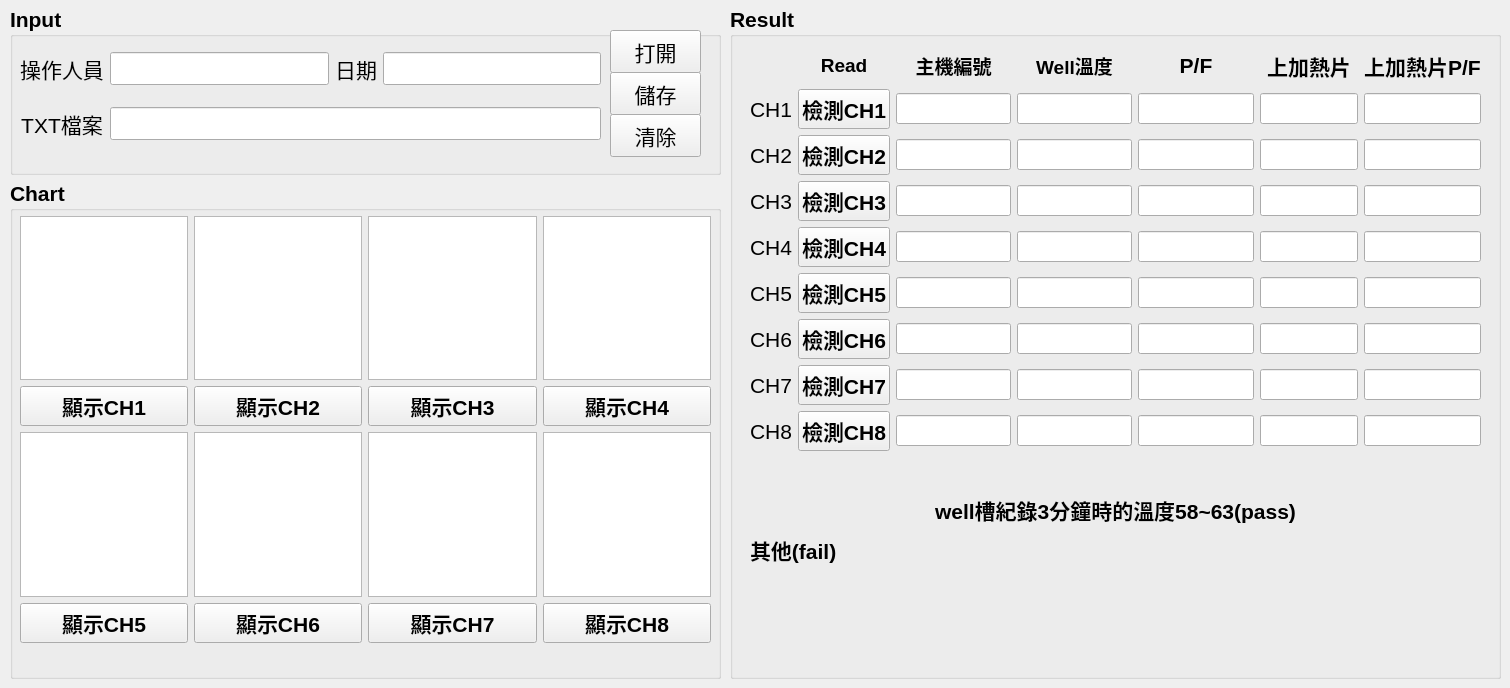
    <widget class="QWidget" name="tab_hardware">
     <attribute name="title">
      <string>EGGI主機</string>
     </attribute>
     <widget class="QGroupBox" name="com_Input_box">
      <property name="geometry">
       <rect>
        <x>10</x>
        <y>6</y>
        <width>711</width>
        <height>169</height>
       </rect>
      </property>
      <property name="font">
       <font>
        <pointsize>16</pointsize>
        <weight>75</weight>
        <italic>false</italic>
        <bold>true</bold>
        <underline>false</underline>
        <strikeout>false</strikeout>
        <kerning>true</kerning>
       </font>
      </property>
      <property name="styleSheet">
       <string notr="true">border-color:black</string>
      </property>
      <property name="title">
       <string>Input</string>
      </property>
      <widget class="QPushButton" name="com_btn_opentxt">
       <property name="geometry">
        <rect>
         <x>600</x>
         <y>24</y>
         <width>91</width>
         <height>43</height>
        </rect>
       </property>
       <property name="font">
        <font>
         <pointsize>16</pointsize>
         <weight>50</weight>
         <italic>false</italic>
         <bold>false</bold>
         <underline>false</underline>
         <strikeout>false</strikeout>
         <kerning>true</kerning>
        </font>
       </property>
       <property name="text">
        <string>打開</string>
       </property>
      </widget>
      <widget class="QPushButton" name="com_btn_save">
       <property name="geometry">
        <rect>
         <x>600</x>
         <y>66</y>
         <width>91</width>
         <height>43</height>
        </rect>
       </property>
       <property name="font">
        <font>
         <pointsize>16</pointsize>
         <weight>50</weight>
         <italic>false</italic>
         <bold>false</bold>
         <underline>false</underline>
         <strikeout>false</strikeout>
         <kerning>true</kerning>
        </font>
       </property>
       <property name="text">
        <string>儲存</string>
       </property>
      </widget>
      <widget class="QPushButton" name="com_btn_clean">
       <property name="geometry">
        <rect>
         <x>600</x>
         <y>108</y>
         <width>91</width>
         <height>43</height>
        </rect>
       </property>
       <property name="font">
        <font>
         <pointsize>16</pointsize>
         <weight>50</weight>
         <italic>false</italic>
         <bold>false</bold>
         <underline>false</underline>
         <strikeout>false</strikeout>
         <kerning>true</kerning>
        </font>
       </property>
       <property name="text">
        <string>清除</string>
       </property>
      </widget>
      <widget class="QWidget" name="layoutWidget_4">
       <property name="geometry">
        <rect>
         <x>10</x>
         <y>30</y>
         <width>581</width>
         <height>121</height>
        </rect>
       </property>
       <layout class="QGridLayout" name="gridLayout_4">
        <item row="0" column="0">
         <widget class="QLabel" name="com_label_name">
          <property name="font">
           <font>
            <pointsize>16</pointsize>
            <weight>50</weight>
            <italic>false</italic>
            <bold>false</bold>
            <underline>false</underline>
            <strikeout>false</strikeout>
            <kerning>false</kerning>
           </font>
          </property>
          <property name="text">
           <string>操作人員</string>
          </property>
          <property name="alignment">
           <set>Qt::AlignCenter</set>
          </property>
         </widget>
        </item>
        <item row="0" column="1">
         <widget class="QLineEdit" name="com_input_name">
          <property name="font">
           <font>
            <pointsize>16</pointsize>
           </font>
          </property>
         </widget>
        </item>
        <item row="0" column="2">
         <widget class="QLabel" name="com_label_datetime">
          <property name="font">
           <font>
            <pointsize>16</pointsize>
            <weight>50</weight>
            <italic>false</italic>
            <bold>false</bold>
            <underline>false</underline>
            <strikeout>false</strikeout>
            <kerning>false</kerning>
           </font>
          </property>
          <property name="text">
           <string>日期</string>
          </property>
          <property name="alignment">
           <set>Qt::AlignCenter</set>
          </property>
         </widget>
        </item>
        <item row="0" column="3">
         <widget class="QLineEdit" name="com_output_datetime">
          <property name="font">
           <font>
            <pointsize>16</pointsize>
           </font>
          </property>
         </widget>
        </item>
        <item row="1" column="0">
         <widget class="QLabel" name="com_label_txt">
          <property name="font">
           <font>
            <pointsize>16</pointsize>
            <weight>50</weight>
            <italic>false</italic>
            <bold>false</bold>
            <underline>false</underline>
            <strikeout>false</strikeout>
            <kerning>false</kerning>
           </font>
          </property>
          <property name="text">
           <string>TXT檔案</string>
          </property>
          <property name="alignment">
           <set>Qt::AlignCenter</set>
          </property>
         </widget>
        </item>
        <item row="1" column="1" colspan="3">
         <widget class="QLineEdit" name="com_input_file">
          <property name="font">
           <font>
            <pointsize>16</pointsize>
           </font>
          </property>
         </widget>
        </item>
       </layout>
      </widget>
     </widget>
     <widget class="QGroupBox" name="com_result">
      <property name="geometry">
       <rect>
        <x>730</x>
        <y>6</y>
        <width>771</width>
        <height>673</height>
       </rect>
      </property>
      <property name="font">
       <font>
        <pointsize>16</pointsize>
        <weight>75</weight>
        <bold>true</bold>
       </font>
      </property>
      <property name="title">
       <string>Result</string>
      </property>
      <widget class="QWidget" name="layoutWidget">
       <property name="geometry">
        <rect>
         <x>20</x>
         <y>42</y>
         <width>731</width>
         <height>403</height>
        </rect>
       </property>
       <layout class="QGridLayout" name="gridLayout_5">
        <item row="4" column="2">
         <widget class="QLineEdit" name="com_ch4_qrcode">
          <property name="font">
           <font>
            <pointsize>14</pointsize>
            <weight>75</weight>
            <bold>true</bold>
           </font>
          </property>
         </widget>
        </item>
        <item row="3" column="0">
         <widget class="QLabel" name="com_ch3">
          <property name="font">
           <font>
            <pointsize>16</pointsize>
            <weight>50</weight>
            <bold>false</bold>
           </font>
          </property>
          <property name="text">
           <string>CH3</string>
          </property>
          <property name="alignment">
           <set>Qt::AlignCenter</set>
          </property>
         </widget>
        </item>
        <item row="3" column="3">
         <widget class="QLineEdit" name="com_ch3_well">
          <property name="font">
           <font>
            <pointsize>14</pointsize>
            <weight>75</weight>
            <bold>true</bold>
           </font>
          </property>
         </widget>
        </item>
        <item row="0" column="1">
         <widget class="QLabel" name="label">
          <property name="font">
           <font>
            <pointsize>14</pointsize>
            <weight>75</weight>
            <bold>true</bold>
           </font>
          </property>
          <property name="text">
           <string>Read</string>
          </property>
          <property name="alignment">
           <set>Qt::AlignCenter</set>
          </property>
         </widget>
        </item>
        <item row="7" column="3">
         <widget class="QLineEdit" name="com_ch7_well">
          <property name="font">
           <font>
            <pointsize>14</pointsize>
            <weight>75</weight>
            <bold>true</bold>
           </font>
          </property>
         </widget>
        </item>
        <item row="2" column="3">
         <widget class="QLineEdit" name="com_ch2_well">
          <property name="font">
           <font>
            <pointsize>14</pointsize>
            <weight>50</weight>
            <bold>false</bold>
           </font>
          </property>
         </widget>
        </item>
        <item row="2" column="1">
         <widget class="QPushButton" name="com_btn_ch2">
          <property name="text">
           <string>檢測CH2</string>
          </property>
         </widget>
        </item>
        <item row="1" column="4">
         <widget class="QLineEdit" name="com_ch1_pf">
          <property name="font">
           <font>
            <pointsize>14</pointsize>
            <weight>50</weight>
            <bold>false</bold>
           </font>
          </property>
         </widget>
        </item>
        <item row="4" column="1">
         <widget class="QPushButton" name="com_btn_ch4">
          <property name="text">
           <string>檢測CH4</string>
          </property>
         </widget>
        </item>
        <item row="7" column="1">
         <widget class="QPushButton" name="com_btn_ch7">
          <property name="text">
           <string>檢測CH7</string>
          </property>
         </widget>
        </item>
        <item row="5" column="1">
         <widget class="QPushButton" name="com_btn_ch5">
          <property name="text">
           <string>檢測CH5</string>
          </property>
         </widget>
        </item>
        <item row="0" column="6">
         <widget class="QLabel" name="label_7">
          <property name="text">
           <string>上加熱片P/F</string>
          </property>
          <property name="alignment">
           <set>Qt::AlignCenter</set>
          </property>
         </widget>
        </item>
        <item row="0" column="4">
         <widget class="QLabel" name="label_3">
          <property name="text">
           <string>P/F</string>
          </property>
          <property name="alignment">
           <set>Qt::AlignCenter</set>
          </property>
         </widget>
        </item>
        <item row="7" column="4">
         <widget class="QLineEdit" name="com_ch7_pf">
          <property name="font">
           <font>
            <pointsize>14</pointsize>
            <weight>75</weight>
            <bold>true</bold>
           </font>
          </property>
         </widget>
        </item>
        <item row="1" column="2">
         <widget class="QLineEdit" name="com_ch1_qrcode">
          <property name="font">
           <font>
            <pointsize>14</pointsize>
            <weight>50</weight>
            <bold>false</bold>
           </font>
          </property>
         </widget>
        </item>
        <item row="8" column="0">
         <widget class="QLabel" name="com_ch8">
          <property name="font">
           <font>
            <pointsize>16</pointsize>
            <weight>50</weight>
            <bold>false</bold>
           </font>
          </property>
          <property name="text">
           <string>CH8</string>
          </property>
          <property name="alignment">
           <set>Qt::AlignCenter</set>
          </property>
         </widget>
        </item>
        <item row="6" column="0">
         <widget class="QLabel" name="com_ch6">
          <property name="font">
           <font>
            <pointsize>16</pointsize>
            <weight>50</weight>
            <bold>false</bold>
           </font>
          </property>
          <property name="text">
           <string>CH6</string>
          </property>
          <property name="alignment">
           <set>Qt::AlignCenter</set>
          </property>
         </widget>
        </item>
        <item row="8" column="4">
         <widget class="QLineEdit" name="com_ch8_pf">
          <property name="font">
           <font>
            <pointsize>14</pointsize>
            <weight>75</weight>
            <bold>true</bold>
           </font>
          </property>
         </widget>
        </item>
        <item row="3" column="2">
         <widget class="QLineEdit" name="com_ch3_qrcode">
          <property name="font">
           <font>
            <pointsize>14</pointsize>
            <weight>75</weight>
            <bold>true</bold>
           </font>
          </property>
         </widget>
        </item>
        <item row="6" column="3">
         <widget class="QLineEdit" name="com_ch6_well">
          <property name="font">
           <font>
            <pointsize>14</pointsize>
            <weight>75</weight>
            <bold>true</bold>
           </font>
          </property>
         </widget>
        </item>
        <item row="0" column="5">
         <widget class="QLabel" name="label_4">
          <property name="text">
           <string>上加熱片</string>
          </property>
          <property name="alignment">
           <set>Qt::AlignCenter</set>
          </property>
         </widget>
        </item>
        <item row="2" column="4">
         <widget class="QLineEdit" name="com_ch2_pf">
          <property name="font">
           <font>
            <pointsize>14</pointsize>
            <weight>50</weight>
            <bold>false</bold>
           </font>
          </property>
         </widget>
        </item>
        <item row="0" column="3">
         <widget class="QLabel" name="label_2">
          <property name="font">
           <font>
            <pointsize>14</pointsize>
            <weight>75</weight>
            <bold>true</bold>
           </font>
          </property>
          <property name="text">
           <string>Well溫度</string>
          </property>
          <property name="alignment">
           <set>Qt::AlignCenter</set>
          </property>
         </widget>
        </item>
        <item row="7" column="2">
         <widget class="QLineEdit" name="com_ch7_qrcode">
          <property name="font">
           <font>
            <pointsize>14</pointsize>
            <weight>75</weight>
            <bold>true</bold>
           </font>
          </property>
         </widget>
        </item>
        <item row="1" column="1">
         <widget class="QPushButton" name="com_btn_ch1">
          <property name="text">
           <string>檢測CH1</string>
          </property>
         </widget>
        </item>
        <item row="1" column="3">
         <widget class="QLineEdit" name="com_ch1_well">
          <property name="font">
           <font>
            <pointsize>14</pointsize>
            <weight>50</weight>
            <bold>false</bold>
           </font>
          </property>
         </widget>
        </item>
        <item row="6" column="4">
         <widget class="QLineEdit" name="com_ch6_pf">
          <property name="font">
           <font>
            <pointsize>14</pointsize>
            <weight>75</weight>
            <bold>true</bold>
           </font>
          </property>
         </widget>
        </item>
        <item row="5" column="0">
         <widget class="QLabel" name="com_ch5">
          <property name="font">
           <font>
            <pointsize>16</pointsize>
            <weight>50</weight>
            <bold>false</bold>
           </font>
          </property>
          <property name="text">
           <string>CH5</string>
          </property>
          <property name="alignment">
           <set>Qt::AlignCenter</set>
          </property>
         </widget>
        </item>
        <item row="7" column="0">
         <widget class="QLabel" name="com_ch7">
          <property name="font">
           <font>
            <pointsize>16</pointsize>
            <weight>50</weight>
            <bold>false</bold>
           </font>
          </property>
          <property name="text">
           <string>CH7</string>
          </property>
          <property name="alignment">
           <set>Qt::AlignCenter</set>
          </property>
         </widget>
        </item>
        <item row="6" column="1">
         <widget class="QPushButton" name="com_btn_ch6">
          <property name="text">
           <string>檢測CH6</string>
          </property>
         </widget>
        </item>
        <item row="4" column="3">
         <widget class="QLineEdit" name="com_ch4_well">
          <property name="font">
           <font>
            <pointsize>14</pointsize>
            <weight>75</weight>
            <bold>true</bold>
           </font>
          </property>
         </widget>
        </item>
        <item row="5" column="2">
         <widget class="QLineEdit" name="com_ch5_qrcode">
          <property name="font">
           <font>
            <pointsize>14</pointsize>
            <weight>75</weight>
            <bold>true</bold>
           </font>
          </property>
         </widget>
        </item>
        <item row="4" column="4">
         <widget class="QLineEdit" name="com_ch4_pf">
          <property name="font">
           <font>
            <pointsize>14</pointsize>
            <weight>75</weight>
            <bold>true</bold>
           </font>
          </property>
         </widget>
        </item>
        <item row="1" column="0">
         <widget class="QLabel" name="com_ch1">
          <property name="font">
           <font>
            <pointsize>16</pointsize>
            <weight>50</weight>
            <bold>false</bold>
           </font>
          </property>
          <property name="text">
           <string>CH1</string>
          </property>
          <property name="alignment">
           <set>Qt::AlignCenter</set>
          </property>
         </widget>
        </item>
        <item row="0" column="2">
         <widget class="QLabel" name="label_9">
          <property name="font">
           <font>
            <pointsize>14</pointsize>
            <weight>75</weight>
            <bold>true</bold>
           </font>
          </property>
          <property name="text">
           <string>主機編號</string>
          </property>
          <property name="alignment">
           <set>Qt::AlignCenter</set>
          </property>
         </widget>
        </item>
        <item row="4" column="0">
         <widget class="QLabel" name="com_ch4">
          <property name="font">
           <font>
            <pointsize>16</pointsize>
            <weight>50</weight>
            <bold>false</bold>
           </font>
          </property>
          <property name="text">
           <string>CH4</string>
          </property>
          <property name="alignment">
           <set>Qt::AlignCenter</set>
          </property>
         </widget>
        </item>
        <item row="8" column="1">
         <widget class="QPushButton" name="com_btn_ch8">
          <property name="text">
           <string>檢測CH8</string>
          </property>
         </widget>
        </item>
        <item row="8" column="3">
         <widget class="QLineEdit" name="com_ch8_well">
          <property name="font">
           <font>
            <pointsize>14</pointsize>
            <weight>75</weight>
            <bold>true</bold>
           </font>
          </property>
         </widget>
        </item>
        <item row="6" column="2">
         <widget class="QLineEdit" name="com_ch6_qrcode">
          <property name="font">
           <font>
            <pointsize>14</pointsize>
            <weight>75</weight>
            <bold>true</bold>
           </font>
          </property>
         </widget>
        </item>
        <item row="2" column="2">
         <widget class="QLineEdit" name="com_ch2_qrcode">
          <property name="font">
           <font>
            <pointsize>14</pointsize>
            <weight>50</weight>
            <bold>false</bold>
           </font>
          </property>
         </widget>
        </item>
        <item row="2" column="0">
         <widget class="QLabel" name="com_ch2">
          <property name="font">
           <font>
            <pointsize>16</pointsize>
            <weight>50</weight>
            <bold>false</bold>
           </font>
          </property>
          <property name="text">
           <string>CH2</string>
          </property>
          <property name="alignment">
           <set>Qt::AlignCenter</set>
          </property>
         </widget>
        </item>
        <item row="5" column="4">
         <widget class="QLineEdit" name="com_ch5_pf">
          <property name="font">
           <font>
            <pointsize>14</pointsize>
            <weight>75</weight>
            <bold>true</bold>
           </font>
          </property>
         </widget>
        </item>
        <item row="5" column="3">
         <widget class="QLineEdit" name="com_ch5_well">
          <property name="font">
           <font>
            <pointsize>14</pointsize>
            <weight>75</weight>
            <bold>true</bold>
           </font>
          </property>
         </widget>
        </item>
        <item row="3" column="1">
         <widget class="QPushButton" name="com_btn_ch3">
          <property name="text">
           <string>檢測CH3</string>
          </property>
         </widget>
        </item>
        <item row="3" column="4">
         <widget class="QLineEdit" name="com_ch3_pf">
          <property name="font">
           <font>
            <pointsize>14</pointsize>
            <weight>75</weight>
            <bold>true</bold>
           </font>
          </property>
         </widget>
        </item>
        <item row="8" column="2">
         <widget class="QLineEdit" name="com_ch8_qrcode">
          <property name="font">
           <font>
            <pointsize>14</pointsize>
            <weight>75</weight>
            <bold>true</bold>
           </font>
          </property>
         </widget>
        </item>
        <item row="1" column="5">
         <widget class="QLineEdit" name="com_ch1_top">
          <property name="font">
           <font>
            <pointsize>14</pointsize>
            <weight>50</weight>
            <bold>false</bold>
           </font>
          </property>
         </widget>
        </item>
        <item row="2" column="5">
         <widget class="QLineEdit" name="com_ch2_top">
          <property name="font">
           <font>
            <pointsize>14</pointsize>
            <weight>50</weight>
            <bold>false</bold>
           </font>
          </property>
         </widget>
        </item>
        <item row="3" column="5">
         <widget class="QLineEdit" name="com_ch3_top">
          <property name="font">
           <font>
            <pointsize>14</pointsize>
            <weight>50</weight>
            <bold>false</bold>
           </font>
          </property>
         </widget>
        </item>
        <item row="4" column="5">
         <widget class="QLineEdit" name="com_ch4_top">
          <property name="font">
           <font>
            <pointsize>14</pointsize>
            <weight>50</weight>
            <bold>false</bold>
           </font>
          </property>
         </widget>
        </item>
        <item row="5" column="5">
         <widget class="QLineEdit" name="com_ch5_top">
          <property name="font">
           <font>
            <pointsize>14</pointsize>
            <weight>50</weight>
            <bold>false</bold>
           </font>
          </property>
         </widget>
        </item>
        <item row="6" column="5">
         <widget class="QLineEdit" name="com_ch6_top">
          <property name="font">
           <font>
            <pointsize>14</pointsize>
            <weight>50</weight>
            <bold>false</bold>
           </font>
          </property>
         </widget>
        </item>
        <item row="7" column="5">
         <widget class="QLineEdit" name="com_ch7_top">
          <property name="font">
           <font>
            <pointsize>14</pointsize>
            <weight>50</weight>
            <bold>false</bold>
           </font>
          </property>
         </widget>
        </item>
        <item row="8" column="5">
         <widget class="QLineEdit" name="com_ch8_top">
          <property name="font">
           <font>
            <pointsize>14</pointsize>
            <weight>50</weight>
            <bold>false</bold>
           </font>
          </property>
         </widget>
        </item>
        <item row="1" column="6">
         <widget class="QLineEdit" name="com_ch1_top_pf">
          <property name="font">
           <font>
            <pointsize>14</pointsize>
            <weight>50</weight>
            <bold>false</bold>
           </font>
          </property>
         </widget>
        </item>
        <item row="2" column="6">
         <widget class="QLineEdit" name="com_ch2_top_pf">
          <property name="font">
           <font>
            <pointsize>14</pointsize>
            <weight>50</weight>
            <bold>false</bold>
           </font>
          </property>
         </widget>
        </item>
        <item row="3" column="6">
         <widget class="QLineEdit" name="com_ch3_top_pf">
          <property name="font">
           <font>
            <pointsize>14</pointsize>
            <weight>50</weight>
            <bold>false</bold>
           </font>
          </property>
         </widget>
        </item>
        <item row="4" column="6">
         <widget class="QLineEdit" name="com_ch4_top_pf">
          <property name="font">
           <font>
            <pointsize>14</pointsize>
            <weight>50</weight>
            <bold>false</bold>
           </font>
          </property>
         </widget>
        </item>
        <item row="5" column="6">
         <widget class="QLineEdit" name="com_ch5_top_pf">
          <property name="font">
           <font>
            <pointsize>14</pointsize>
            <weight>50</weight>
            <bold>false</bold>
           </font>
          </property>
         </widget>
        </item>
        <item row="6" column="6">
         <widget class="QLineEdit" name="com_ch6_top_pf">
          <property name="font">
           <font>
            <pointsize>14</pointsize>
            <weight>50</weight>
            <bold>false</bold>
           </font>
          </property>
         </widget>
        </item>
        <item row="7" column="6">
         <widget class="QLineEdit" name="com_ch7_top_pf">
          <property name="font">
           <font>
            <pointsize>14</pointsize>
            <weight>50</weight>
            <bold>false</bold>
           </font>
          </property>
         </widget>
        </item>
        <item row="8" column="6">
         <widget class="QLineEdit" name="com_ch1_pf_17">
          <property name="font">
           <font>
            <pointsize>14</pointsize>
            <weight>50</weight>
            <bold>false</bold>
           </font>
          </property>
         </widget>
        </item>
       </layout>
      </widget>
      <widget class="QWidget" name="layoutWidget">
       <property name="geometry">
        <rect>
         <x>20</x>
         <y>486</y>
         <width>731</width>
         <height>75</height>
        </rect>
       </property>
       <layout class="QGridLayout" name="gridLayout_7">
        <item row="0" column="0">
         <widget class="QLabel" name="label_5">
          <property name="text">
           <string>well槽紀錄3分鐘時的溫度58~63(pass)</string>
          </property>
          <property name="alignment">
           <set>Qt::AlignCenter</set>
          </property>
         </widget>
        </item>
        <item row="1" column="0">
         <widget class="QLabel" name="label_6">
          <property name="text">
           <string>其他(fail)</string>
          </property>
          <property name="alignment">
           <set>Qt::AlignLeading|Qt::AlignLeft|Qt::AlignVCenter</set>
          </property>
         </widget>
        </item>
       </layout>
      </widget>
     </widget>
     <widget class="QGroupBox" name="Chart_box_2">
      <property name="geometry">
       <rect>
        <x>10</x>
        <y>180</y>
        <width>711</width>
        <height>499</height>
       </rect>
      </property>
      <property name="font">
       <font>
        <pointsize>16</pointsize>
        <weight>75</weight>
        <bold>true</bold>
       </font>
      </property>
      <property name="title">
       <string>Chart</string>
      </property>
      <widget class="QSplitter" name="splitter_3">
       <property name="geometry">
        <rect>
         <x>16</x>
         <y>156</y>
         <width>0</width>
         <height>0</height>
        </rect>
       </property>
       <property name="orientation">
        <enum>Qt::Vertical</enum>
       </property>
       <widget class="QWidget" name="widget_9" native="true">
        <property name="styleSheet">
         <string notr="true">background-color: rgb(255, 255, 255);</string>
        </property>
       </widget>
       <widget class="QWidget" name="widget_10" native="true">
        <property name="styleSheet">
         <string notr="true">background-color: rgb(255, 255, 255);</string>
        </property>
       </widget>
       <widget class="QWidget" name="widget_11" native="true">
        <property name="styleSheet">
         <string notr="true">background-color: rgb(255, 255, 255);</string>
        </property>
       </widget>
       <widget class="QWidget" name="widget_12" native="true">
        <property name="styleSheet">
         <string notr="true">background-color: rgb(255, 255, 255);</string>
        </property>
       </widget>
      </widget>
      <widget class="QWidget" name="layoutWidget_3">
       <property name="geometry">
        <rect>
         <x>10</x>
         <y>36</y>
         <width>691</width>
         <height>427</height>
        </rect>
       </property>
       <layout class="QGridLayout" name="gridLayout_6">
        <item row="3" column="1">
         <widget class="QPushButton" name="ch6_display_2">
          <property name="text">
           <string>顯示CH6</string>
          </property>
         </widget>
        </item>
        <item row="3" column="2">
         <widget class="QPushButton" name="ch7_display_2">
          <property name="text">
           <string>顯示CH7</string>
          </property>
         </widget>
        </item>
        <item row="3" column="3">
         <widget class="QPushButton" name="ch8_display_2">
          <property name="text">
           <string>顯示CH8</string>
          </property>
         </widget>
        </item>
        <item row="1" column="2">
         <widget class="QPushButton" name="ch3_display_2">
          <property name="text">
           <string>顯示CH3</string>
          </property>
         </widget>
        </item>
        <item row="0" column="2">
         <widget class="QGraphicsView" name="ch3_chart_2"/>
        </item>
        <item row="2" column="2">
         <widget class="QGraphicsView" name="ch7_chart_2"/>
        </item>
        <item row="2" column="3">
         <widget class="QGraphicsView" name="ch8_chart_2"/>
        </item>
        <item row="0" column="3">
         <widget class="QGraphicsView" name="ch4_chart_2"/>
        </item>
        <item row="1" column="0">
         <widget class="QPushButton" name="ch1_display_2">
          <property name="text">
           <string>顯示CH1</string>
          </property>
         </widget>
        </item>
        <item row="0" column="0">
         <widget class="QGraphicsView" name="ch1_chart_2"/>
        </item>
        <item row="2" column="1">
         <widget class="QGraphicsView" name="ch6_chart_2"/>
        </item>
        <item row="1" column="1">
         <widget class="QPushButton" name="ch2_display_2">
          <property name="text">
           <string>顯示CH2</string>
          </property>
         </widget>
        </item>
        <item row="2" column="0">
         <widget class="QGraphicsView" name="ch5_chart_2"/>
        </item>
        <item row="0" column="1">
         <widget class="QGraphicsView" name="ch2_chart_2"/>
        </item>
        <item row="3" column="0">
         <widget class="QPushButton" name="ch5_display_2">
          <property name="text">
           <string>顯示CH5</string>
          </property>
         </widget>
        </item>
        <item row="1" column="3">
         <widget class="QPushButton" name="ch4_display_2">
          <property name="text">
           <string>顯示CH4</string>
          </property>
         </widget>
        </item>
       </layout>
      </widget>
     </widget>
    </widget>
